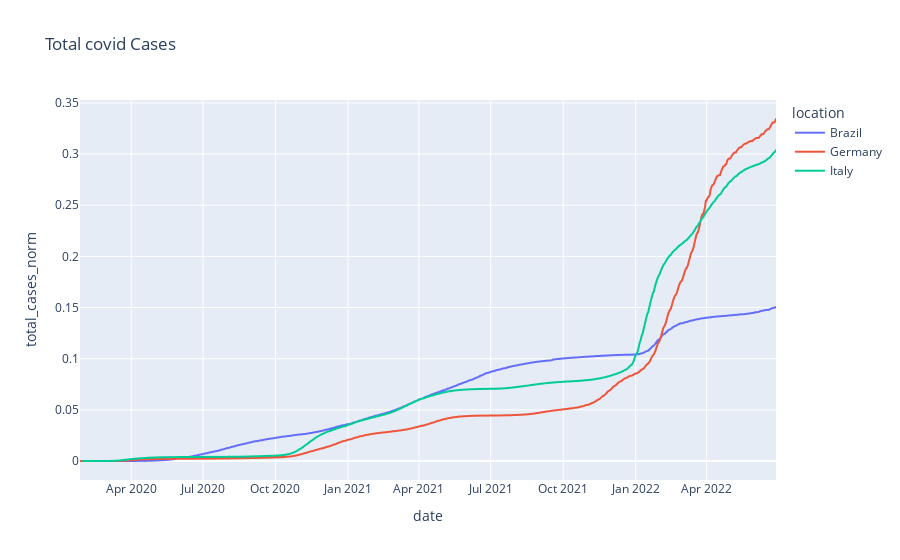

The notebook cell saved with this chart:
### Code cell
fig = px.line(df_intermediate, x="date", y="total_cases_norm", color='location', title='Total covid Cases')
fig.show()

### Figure 1 — Plotly figure (JSON) as saved in the notebook; plotly's stock layout.template omitted (floating-point values rounded to 4 significant figures; data arrays with more than 128 entries replaced by an {"elided": "..."} marker saying what was removed)
{"data": [{"hovertemplate": "location=Brazil<br>date=%{x}<br>total_cases_norm=%{y}<extra></extra>", "legendgroup": "Brazil", "line": {"color": "#636efa", "dash": "solid"}, "marker": {"symbol": "circle"}, "mode": "lines", "name": "Brazil", "showlegend": true, "type": "scattergl", "x": {"elided": "854 str values"}, "xaxis": "x", "y": {"elided": "854 float values"}, "yaxis": "y"}, {"hovertemplate": "location=Germany<br>date=%{x}<br>total_cases_norm=%{y}<extra></extra>", "legendgroup": "Germany", "line": {"color": "#EF553B", "dash": "solid"}, "marker": {"symbol": "circle"}, "mode": "lines", "name": "Germany", "showlegend": true, "type": "scattergl", "x": {"elided": "884 str values"}, "xaxis": "x", "y": {"elided": "884 float values"}, "yaxis": "y"}, {"hovertemplate": "location=Italy<br>date=%{x}<br>total_cases_norm=%{y}<extra></extra>", "legendgroup": "Italy", "line": {"color": "#00cc96", "dash": "solid"}, "marker": {"symbol": "circle"}, "mode": "lines", "name": "Italy", "showlegend": true, "type": "scattergl", "x": {"elided": "880 str values"}, "xaxis": "x", "y": {"elided": "880 float values"}, "yaxis": "y"}], "layout": {"legend": {"title": {"text": "location"}, "tracegroupgap": 0}, "title": {"text": "Total covid Cases"}, "xaxis": {"anchor": "y", "domain": [0, 1], "title": {"text": "date"}}, "yaxis": {"anchor": "x", "domain": [0, 1], "title": {"text": "total_cases_norm"}}}}
